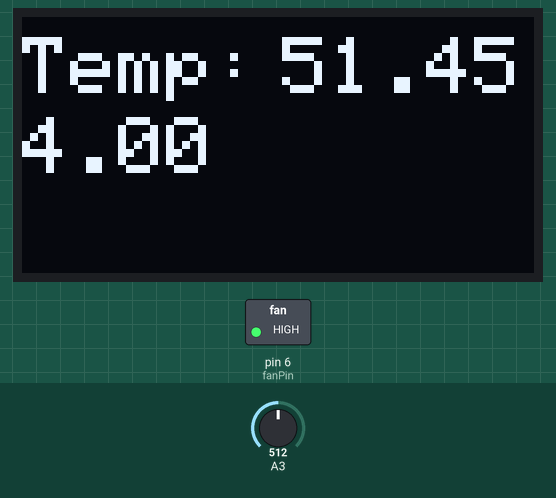
Simulated run of this sketch. Board: Arduino Uno, built with avr-gcc and run on an emulated ATmega328P. On the bench: 128×64 one-colour display, switched loads named in the sketch (green lamp = pin HIGH). Inputs (shaded band) come from the test bench; at power-on: A3 = 512. The display library's start-up logo is not drawn.

Above: at 3.7 s.
3.8 s: A3 set to 0
At 4.7 s:
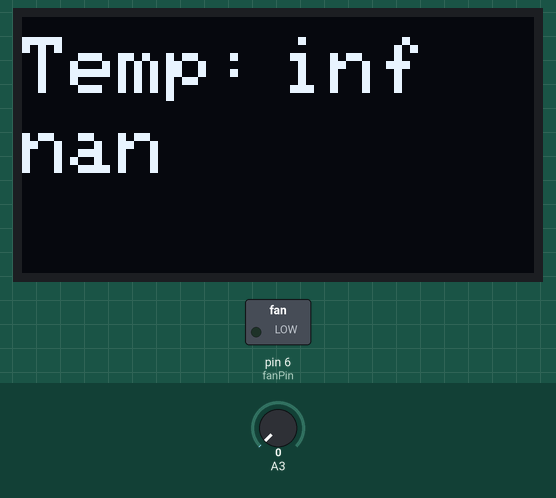
5.7 s: A3 set to 36
At 7.0 s:
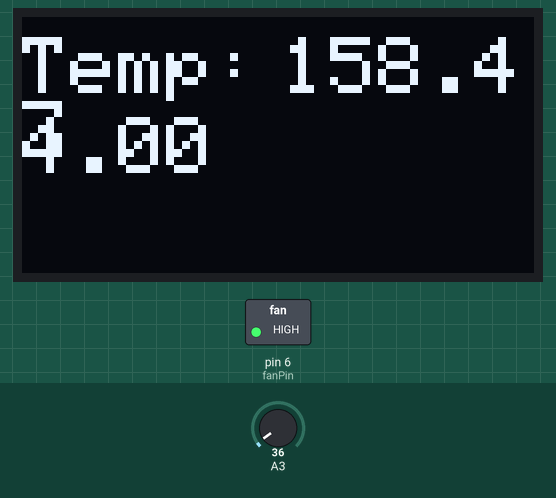
7.5 s: A3 set to 16
At 8.3 s:
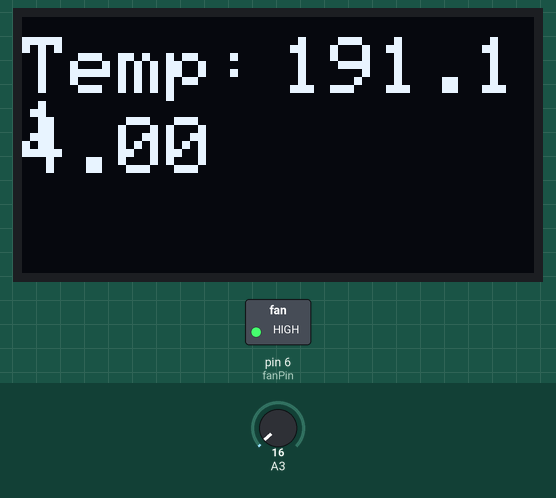
Timing chart, 0 to 10.5 s (numbered marks = the images above; inputs shaded):
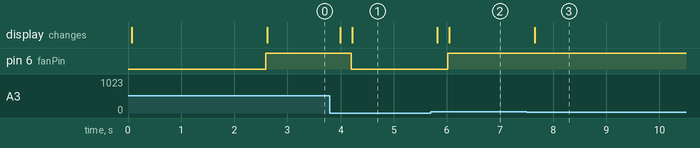

Measured:
- after the input at 3.8 s, pin 6 (fanPin): HIGH → LOW after 0.40 s; the display: first changes after 0.20 s (image 1 shows a later state)
- after the input at 5.7 s, pin 6 (fanPin): LOW → HIGH after 0.32 s; the display: first changes after 0.12 s (image 2 shows a later state)
- after the input at 7.5 s, the display: changes after 0.15 s (image 3)

The sketch:

PIDSimpleFan.ino
```cpp
#include <PID_v1.h>
#include <Wire.h>
#include <Adafruit_GFX.h>
#include <Adafruit_SSD1306.h>

#define OLED_RESET 4
Adafruit_SSD1306 display(OLED_RESET);

#define NUMFLAKES 10
#define XPOS 0
#define YPOS 1
#define DELTAY 2

#define LOGO16_GLCD_HEIGHT 16
#define LOGO16_GLCD_WIDTH  16
static unsigned char PROGMEM const logo16_glcd_bmp[] =
{ B00000000, B11000000,
  B00000001, B11000000,
  B00000001, B11000000,
  B00000011, B11100000,
  B11110011, B11100000,
  B11111110, B11111000,
  B01111110, B11111111,
  B00110011, B10011111,
  B00011111, B11111100,
  B00001101, B01110000,
  B00011011, B10100000,
  B00111111, B11100000,
  B00111111, B11110000,
  B01111100, B11110000,
  B01110000, B01110000,
  B00000000, B00110000
};

#if (SSD1306_LCDHEIGHT != 64)
#error("Height incorrect, please fix Adafruit_SSD1306.h!");
#endif

//int anlogVal = 0;
double actTemp = 0;
int fanPin = 6;
int fanOut = 0;
double Setpoint, Input, Output;

PID testPID(&Input, &Output, &Setpoint, 5, 5, 1, REVERSE);


void setup() {
  pinMode(A3, INPUT);
  pinMode(6, OUTPUT);
  analogReference(EXTERNAL);
  Serial.begin(9600);
  delay(10);

  Input = currentTemp();
  Setpoint = 26;
  testPID.SetOutputLimits(0, 4);

  testPID.SetMode(AUTOMATIC);

  // initialize with the I2C addr 0x3D (for the 128x64)
  display.begin(SSD1306_SWITCHCAPVCC, 0x3C);

  // show splashscreen
  display.display();
  delay(2000);
  display.clearDisplay();

  display.setTextSize(2);
  display.setTextColor(WHITE);
  display.clearDisplay();
  display.display();
  delay(500);

}

void loop() {
  display.setCursor(0, 5);
  display.println("Temp:");
  display.setCursor(65, 5);
  actTemp = currentTemp();
  Input = actTemp;
  testPID.Compute();
  fanOut = map(Output, 0, 4, 0, 255);
  analogWrite(fanPin, fanOut);
  display.println(actTemp);
  display.setCursor(0, 25);
  display.println(Output);
  display.display();
  delay(200);
  display.clearDisplay();
}

double currentTemp() {
  double tempVal;
  int anlogVal;
  anlogVal = analogRead(A3);
  tempVal = (log(anlogVal) * -40.3) + 302.85;
  return tempVal;
}
```
